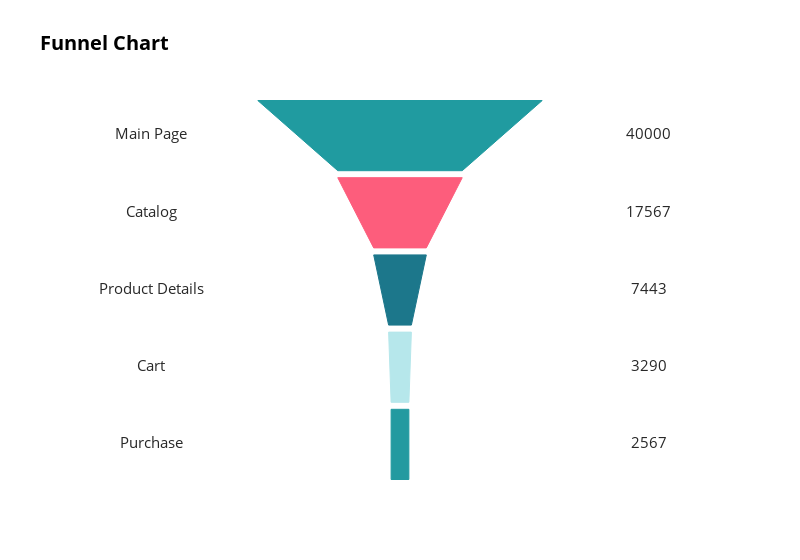

The cell this chart's notebook holds for it:
### Code cell
# list containing all the plot shapes
shapes = []

# list containing the Y-axis location for each section's name and value text
label_y = []

for i in range(n_phase):
        if (i == n_phase-1):
                points = [phase_w[i] / 2, height, phase_w[i] / 2, height - section_h]
        else:
                points = [phase_w[i] / 2, height, phase_w[i+1] / 2, height - section_h]

        path = 'M {0} {1} L {2} {3} L -{2} {3} L -{0} {1} Z'.format(*points)

        shape = {
                'type': 'path',
                'path': path,
                'fillcolor': colors[i],
                'line': {
                    'width': 1,
                    'color': colors[i]
                }
        }
        shapes.append(shape)
        
        # Y-axis location for this section's details (text)
        label_y.append(height - (section_h / 2))

        height = height - (section_h + section_d)

# For phase names
label_trace = go.Scatter(
    x=[-350]*n_phase,
    y=label_y,
    mode='text',
    text=phases,
    textfont=dict(
        color='rgb(40,40,40)',
        size=15
    )
)
 
# For phase values
value_trace = go.Scatter(
    x=[350]*n_phase,
    y=label_y,
    mode='text',
    text=values,
    textfont=dict(
        color='rgb(40,40,40)',
        size=15
    )
)

data = [label_trace, value_trace]
 
layout = go.Layout(
    title="<b>Funnel Chart</b>",
    titlefont=dict(
        size=20,
        color='rgb(0,0,0)'
    ),
    shapes=shapes,
    height=560,
    width=800,
    showlegend=False,
    paper_bgcolor='rgba(255,255,255,1)',
    plot_bgcolor='rgba(255,255,255,1)',
    xaxis=dict(
        showticklabels=False,
        zeroline=False,
        showgrid=False,
        range=[-450, 450]
    ),
    yaxis=dict(
        showticklabels=False,
        zeroline=False,
        showgrid=False
    )
)
 
fig = go.Figure(data=data, layout=layout)
iplot(fig, show_link=False)

### Figure 1 — Plotly figure (JSON) as saved in the notebook; plotly's stock layout.template omitted (floating-point values rounded to 4 significant figures)
{"data": [{"mode": "text", "text": ["Main Page", "Catalog", "Product Details", "Cart", "Purchase"], "textfont": {"color": "rgb(40,40,40)", "size": 15}, "type": "scatter", "x": [-350, -350, -350, -350, -350], "y": [490, 380, 270, 160, 50]}, {"mode": "text", "text": ["40000", "17567", "7443", "3290", "2567"], "textfont": {"color": "rgb(40,40,40)", "size": 15}, "type": "scatter", "x": [350, 350, 350, 350, 350], "y": [490, 380, 270, 160, 50]}], "layout": {"height": 560, "paper_bgcolor": "rgba(255,255,255,1)", "plot_bgcolor": "rgba(255,255,255,1)", "shapes": [{"fillcolor": "rgb(32,155,160)", "line": {"color": "rgb(32,155,160)", "width": 1}, "path": "M 200.0 540 L 87.5 440 L -87.5 440 L -200.0 540 Z", "type": "path"}, {"fillcolor": "rgb(253,93,124)", "line": {"color": "rgb(253,93,124)", "width": 1}, "path": "M 87.5 430 L 37.0 330 L -37.0 330 L -87.5 430 Z", "type": "path"}, {"fillcolor": "rgb(28,119,139)", "line": {"color": "rgb(28,119,139)", "width": 1}, "path": "M 37.0 320 L 16.0 220 L -16.0 220 L -37.0 320 Z", "type": "path"}, {"fillcolor": "rgb(182,231,235)", "line": {"color": "rgb(182,231,235)", "width": 1}, "path": "M 16.0 210 L 12.5 110 L -12.5 110 L -16.0 210 Z", "type": "path"}, {"fillcolor": "rgb(35,154,160)", "line": {"color": "rgb(35,154,160)", "width": 1}, "path": "M 12.5 100 L 12.5 0 L -12.5 0 L -12.5 100 Z", "type": "path"}], "showlegend": false, "title": {"font": {"color": "rgb(0,0,0)", "size": 20}, "text": "<b>Funnel Chart</b>"}, "width": 800, "xaxis": {"range": [-450, 450], "showgrid": false, "showticklabels": false, "zeroline": false}, "yaxis": {"showgrid": false, "showticklabels": false, "zeroline": false}}}
